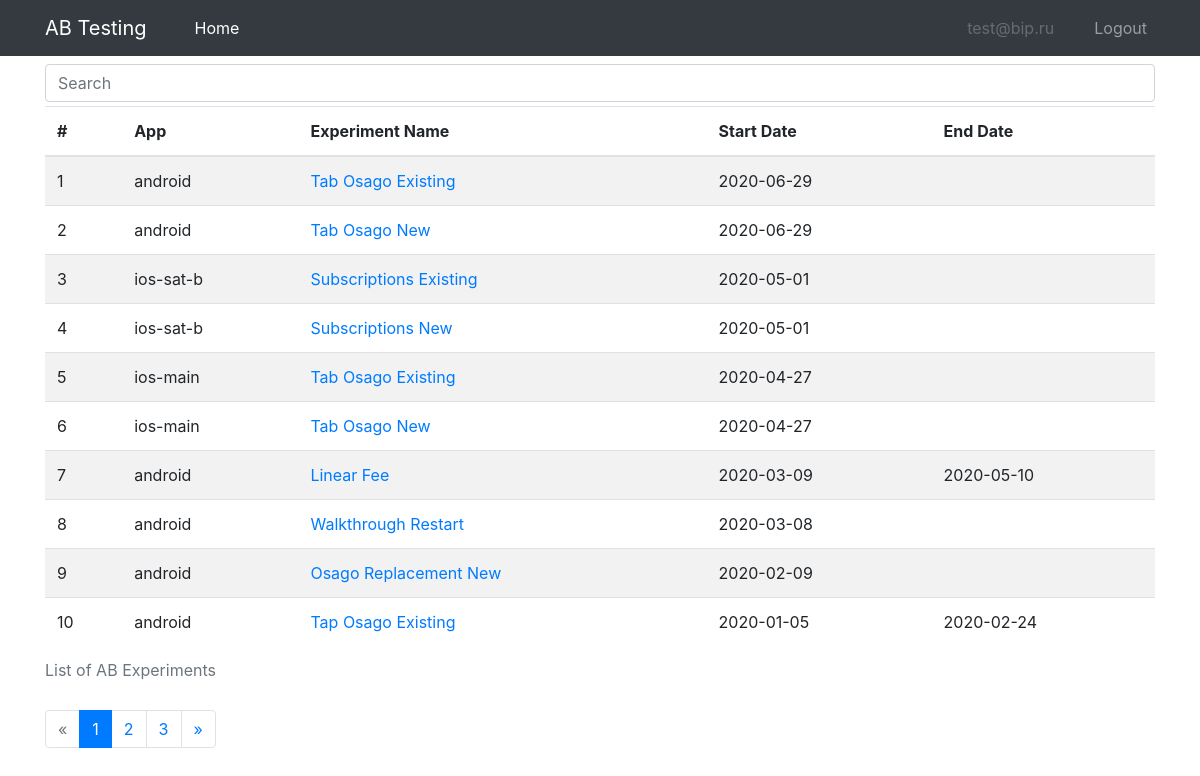
The page /index (signed in) on the database its author committed.
### models.py (models this page shows, shortened)
class User(UserMixin, db.Model):
    id = db.Column(db.Integer, primary_key=True)
    email = db.Column(db.String(120), index=True, unique=True)
    password_hash = db.Column(db.String(128))

class ABExperiment(db.Model):
    __tablename__ = "experiment"
    __table_args__ = (db.UniqueConstraint('app_id', 'name', name="unique_constraint_app_exp"), )
    id = db.Column(db.Integer, primary_key=True)
    app_id = db.Column(db.Integer, db.ForeignKey("app.id"))
    name = db.Column(db.String(120), index=True)
    description = db.Column(db.Text)
    metrics = db.Column(db.Text)
    start_date = db.Column(db.Date)
    end_date = db.Column(db.Date)
    options = db.relationship('ABOption', backref='experiment') # cascade="all, delete-orphan"
    @property
    def clean_name(self):
        clean_name = " ".join(
            [i.capitalize() for i in self.name.split("_") if i not in ("exp", "ios", "android")]
        )
        return clean_name

class App(db.Model):
    __tablename__ = "app"
    id = db.Column(db.Integer, primary_key=True)
    name = db.Column(db.String(120), index=True, unique=True)
    experiments = db.relationship('ABExperiment', backref='app')

### ab/ab.py (the view)
@bp.route("/")
@bp.route("/index")
@login_required
def index():
    page = request.args.get("page", default=1, type=int)
    q = request.args.get("q", default="")
    exp_pagination = ABExperiment.query \
        .join(App, ABExperiment.app_id == App.id) \
        .filter(
            (ABExperiment.name.like(f"%{q}%")) | (App.name.like(f"%{q}%"))
        ) \
        .order_by(ABExperiment.start_date.desc(), ABExperiment.name) \
        .limit(100).from_self() \
        .paginate(page=page, per_page=10)
    return render_template("ab/ab_list.html", exp_pagination=exp_pagination, q=q, active_link="home")

### main.py (called while the page is built)
@login.user_loader
def load_user(id):
    return User.query.get(int(id))

### templates/ab/ab_list.html (shortened to what this page needs)
{% extends "base.html" %}
{% from "macros/_pagination.html" import render_pagination %}
{% block content %}
<div class="container">
    <form action="{{ url_for('ab.index') }}" method="GET">
        <div class="form-group mt-2 mb-1">
            <input class="form-control" type="text" name="q" placeholder="Search" aria-label="Search">
        </div>
    </form>
    {% if exp_pagination %}
    <table class="table table-hover table-striped">
        <caption>List of AB Experiments</caption>
        <thead>
            <tr>
                <th scope="col">#</th>
                <th scope="col">App</th>
                <th scope="col">Experiment Name</th>
                <th scope="col">Start Date</th>
                <th scope="col">End Date</th>
            </tr>
        </thead>
        {% for exp in exp_pagination.items %}
        <tr>
            <td>{{ loop.index + ((exp_pagination.page - 1) * exp_pagination.per_page) }}</td>
            <td>{{ exp.app.name }}</td>
            <td><a href="{{ url_for('ab.detail', exp_name=exp.name) }}">{{ exp.clean_name }}</a></td>
            <td>{{ exp.start_date }}</td>
            <td>
                {% if exp.end_date %}
                    {{ exp.end_date }}
                {% endif %}
            </td>
        </tr>
        {% endfor %}
    </table>
    {{ render_pagination(exp_pagination, endpoint='ab.index', q=q) }}
    {% endif %}
</div>
{% endblock %}

### templates/base.html (shortened to what this page needs)
<!DOCTYPE html>
<html>
    <head>
        <link rel="stylesheet" href="https://stackpath.bootstrapcdn.com/bootstrap/4.5.0/css/bootstrap.min.css">
        <link rel="stylesheet" href="https://stackpath.bootstrapcdn.com/font-awesome/4.7.0/css/font-awesome.min.css">
        <link rel="stylesheet" type="text/css" href="{{ url_for('static', filename='css/style.css') }}">
    </head>
    <body>
    <nav class="navbar navbar-expand-md navbar-dark bg-dark fixed-top">
        <div class="container">
            <a class="navbar-brand" href="{{ url_for('ab.index') }}">AB Testing</a>
            <div class="collapse navbar-collapse" id="navbarCollapse">
                <ul class="navbar-nav mr-auto">
                    <li class="nav-item {{ 'active' if active_link == 'home' else None }} ml-4">
                        <a class="nav-link" href="{{ url_for('ab.index') }}">Home</a>
                    </li>
                </ul>
                <ul class="navbar-nav ml-auto">
                {% if current_user.is_authenticated %}
                    <li class="nav-item mr-4">
                    <a class="nav-link disabled">{{ current_user.email }}</a>
                    </li>
                    <li class="nav-item">
                    <a class="nav-link" href="{{ url_for('auth.logout') }}">Logout</a>
                    </li>
                {% endif %}
                </ul>
            </div>
        </div>
    </nav>
    {% block content %}
    {% endblock %}
    </body>
</html>

### templates/macros/_pagination.html
{% macro render_pagination(pagination, endpoint, q) %}
<nav aria-label="Page navigation example">
    <ul class="pagination">
        {% if pagination.has_prev %}
            {% if q and q != "" %}
                <li class="page-item"><a class="page-link" href="{{ url_for(endpoint, page=pagination.prev_num, q=q) }}">&laquo;</a></li>
            {% else %}
                <li class="page-item"><a class="page-link" href="{{ url_for(endpoint, page=pagination.prev_num) }}">&laquo;</a></li>
            {% endif %}
        {% else %}
            <li class="page-item disabled"><a class="page-link" href="#">&laquo;</a></li>
        {% endif %}
        {% for page in pagination.iter_pages() %}
            {% if page %}
                {% if page != pagination.page %}
                    {% if q and q != "" %}
                        <li class="page-item"><a class="page-link" href="{{ url_for(endpoint, page=page, q=q) }}">{{ page }}</a></li>
                    {% else %}
                        <li class="page-item"><a class="page-link" href="{{ url_for(endpoint, page=page) }}">{{ page }}</a></li>
                    {% endif %}
                {% else %}
                    <li class="page-item active"><span class="page-link">{{ page }}</span></li>
                {% endif %}
            {% endif %}
        {% endfor %}
        {% if pagination.has_next %}
            {% if q and q != "" %}
                <li class="page-item"><a class="page-link" href="{{ url_for(endpoint, q=q, page=pagination.next_num) }}">&raquo;</a></li>
            {% else %}
                <li class="page-item"><a class="page-link" href="{{ url_for(endpoint, page=pagination.next_num) }}">&raquo;</a></li>
            {% endif %}
        {% else %}
            <li class="page-item disabled"><a class="page-link" href="#">&raquo;</a></li>
        {% endif %}
    </ul>
</nav>
{% endmacro %}

### static/css/style.css (style rules this page uses)
body { padding-top: 3.5rem; }

### rows shown on the page
User: email "test@bip.ru"
ABExperiment: app.name "android", clean_name "Tab Osago Existing", start_date "2020-06-29"
ABExperiment: app.name "android", clean_name "Tab Osago New", start_date "2020-06-29"
ABExperiment: app.name "ios-sat-b", clean_name "Subscriptions Existing", start_date "2020-05-01"
ABExperiment: app.name "ios-sat-b", clean_name "Subscriptions New", start_date "2020-05-01"
ABExperiment: app.name "ios-main", clean_name "Tab Osago Existing", start_date "2020-04-27"
ABExperiment: app.name "ios-main", clean_name "Tab Osago New", start_date "2020-04-27"
ABExperiment: app.name "android", clean_name "Linear Fee", start_date "2020-03-09", end_date "2020-05-10"
ABExperiment: app.name "android", clean_name "Walkthrough Restart", start_date "2020-03-08"
ABExperiment: app.name "android", clean_name "Osago Replacement New", start_date "2020-02-09"
ABExperiment: app.name "android", clean_name "Tap Osago Existing", start_date "2020-01-05", end_date "2020-02-24"

### other values the page prints
{{ page }} "1"
{{ page }} "2" "3"
